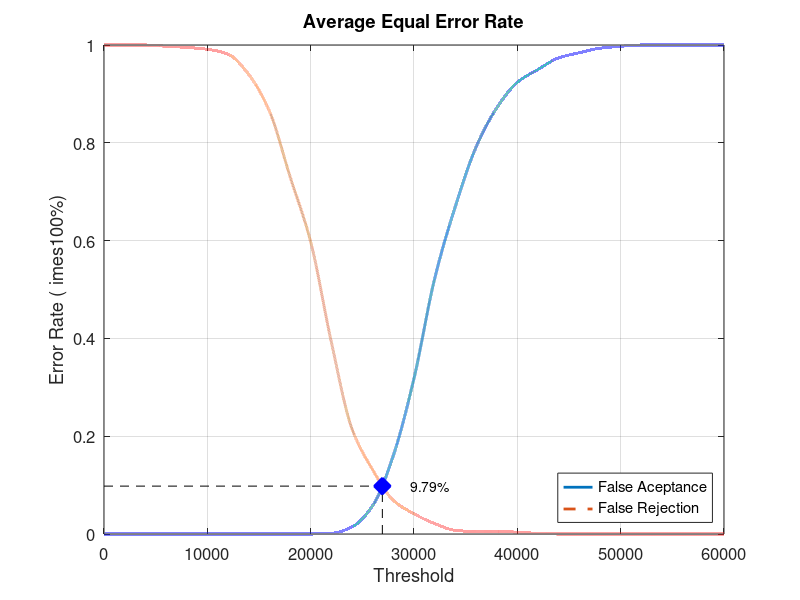
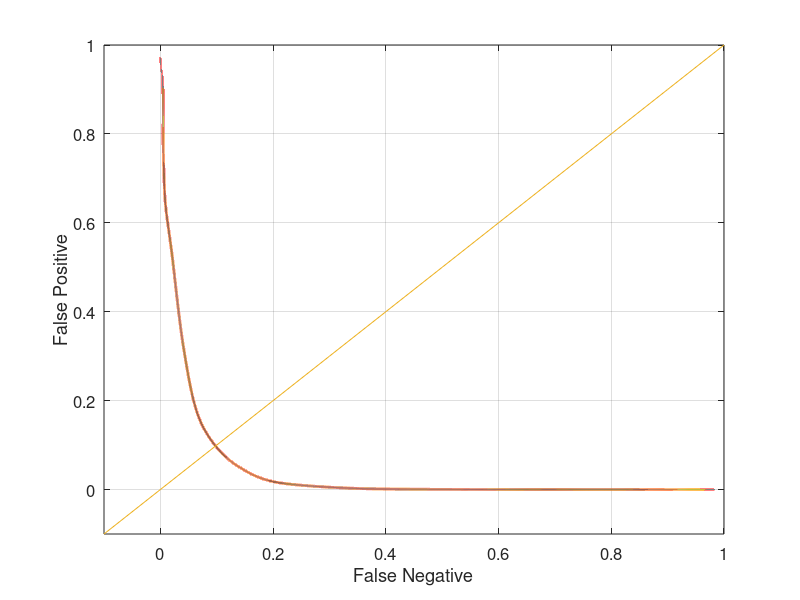

Reproduce these figures in MATLAB, in order.
close all;
clear;
clc;
x = 0:2000:60000;
xq = 0:0.5:60000;

y0 = [0 0 0 0 0 0 0 0 0 0 0 0.00131579 0.0144737 0.0578947 0.160526 0.318421 0.522368 0.669737 0.790789 0.871053 0.923684 0.95 0.973684 0.98421 0.993421 0.997368 1 1 1 1 1]
yy0 = interp1(x, y0, xq, 'pchip');
y1 = [1 1 1 0.9975 0.995 0.99125 0.98125 0.94 0.865 0.73125 0.5975 0.3925 0.215 0.13125 0.06875 0.04125 0.02125 0.0075 0.005 0.005 0.00375 0.00125 0 0 0 0 0 0 0 0 0]
yy1 = interp1(x, y1, xq, 'pchip');

% Calculating EER: 
y2 = abs(y0 - y1);
find(y2 == min(y2))
yy2 = abs(yy0 - yy1);
xEER = find(yy2 == min(yy2));
xEERIndex = xq(xEER) % X-axis EER
yEER = yy0(xEER) % Y-axis EER

main = figure
plot(xq, yy0,'-','LineWidth', 2);	hold on
plot(xq, yy1,'--','LineWidth', 2);	hold on
plot([xEERIndex xEERIndex], [0 yEER], 'k--');	hold on
plot([0 xEERIndex], [yEER yEER], 'k--');	hold on
plot(xEERIndex, yEER, 'bx', 'LineWidth', 10);	hold on
text(xEERIndex + 10 * xEERIndex / 100, yEER, [num2str(round((10000 * yEER)) / 100) '%'])
legend('False Aceptance', 'False Rejection', 'Location', 'SouthEast')
xlabel('Threshold')
ylabel('Error Rate (	imes100%)')
title('Average Equal Error Rate')
set(gca, 'FontSize', 12)
axis([0 60000 0 1])
grid on

print(main, 'Experiment2AverageMain', '-dpng');
FNRxFPR = figure('Color', [1 1 1]);
plot(yy1, yy0, '-', yy1, yy0, 'LineWidth', 2);
hold on
y = -0.1:0.1:1
plot(y, y); 
set(gca, 'FontSize', 12)
xlabel('False Negative')
ylabel('False Positive')
axis([-0.1 1 -0.1 1])
set(gca, 'FontSize', 12)
grid on

print(FNRxFPR, 'Experiment2AverageFNRxFPR','-dpng');
